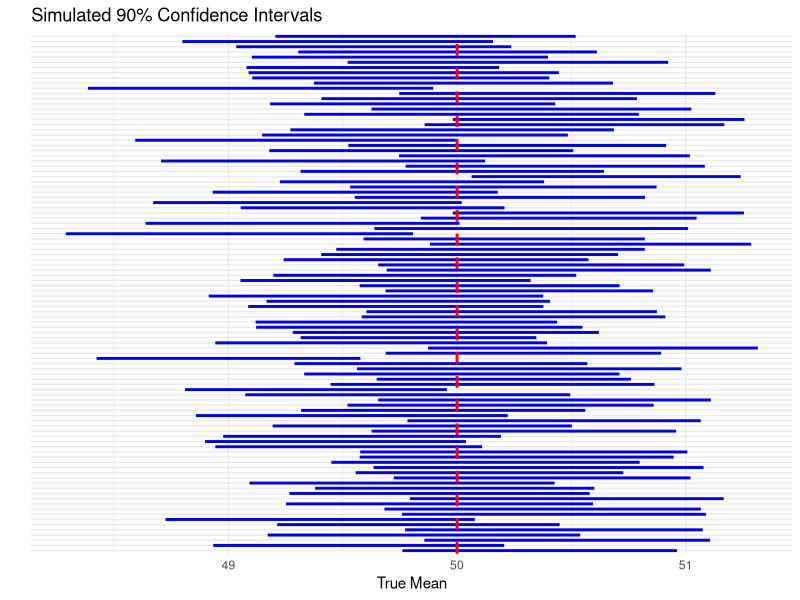

This chart was generated by the following R code:
## ---- chunk 1
knitr::opts_chunk$set(echo = TRUE)
## ---- chunk 2
# Set the parameters
set.seed(123)  # for reproducibility
sample_size <- 100  # sample size
num_simulations <- 1000  # number of simulations
true_mean <- 50  # true population mean
standard_deviation <- 4  # standard deviation

# Function to perform one simulation
perform_simulation <- function() {
  # Generate a random sample from N(mu, sigma^2)
  sample_data <- rnorm(sample_size, true_mean, standard_deviation)
  
  # Calculate the sample mean and standard error
  sample_mean <- mean(sample_data)
  standard_error <- sd(sample_data) / sqrt(sample_size)
  
  # Calculate the 90% confidence interval
  lower_bound <- sample_mean - qnorm(0.95) * standard_error
  upper_bound <- sample_mean + qnorm(0.95) * standard_error
  
  # Check if the true mean is within the confidence interval
  contains_true_mean <- lower_bound <= true_mean && upper_bound >= true_mean
  
  return(contains_true_mean)
}

# Perform multiple simulations
contains_true_mean_count <- sum(replicate(num_simulations, perform_simulation()))

# Calculate the proportion of simulations where the true mean is within the confidence interval
proportion_contains_true_mean <- contains_true_mean_count / num_simulations

# Output the result
cat("Proportion of simulations where the true mean is within the confidence interval:", proportion_contains_true_mean)


## ---- chunk 3
library(ggplot2)

# Set the parameters
set.seed(123)  # for reproducibility
sample_size <- 100  # sample size
num_simulations <- 100  # number of simulations
true_mean <- 50  # true population mean
standard_deviation <- 4  # standard deviation

# Function to perform one simulation
perform_simulation <- function() {
  # Generate a random sample from N(mu, sigma^2)
  sample_data <- rnorm(sample_size, true_mean, standard_deviation)
  
  # Calculate the sample mean and standard error
  sample_mean <- mean(sample_data)
  standard_error <- sd(sample_data) / sqrt(sample_size)
  
  # Calculate the confidence interval
  lower_bound <- sample_mean - qnorm(0.95) * standard_error
  upper_bound <- sample_mean + qnorm(0.95) * standard_error
  
  return(data.frame(lower_bound = lower_bound, upper_bound = upper_bound, true_mean = true_mean))
}

# Perform multiple simulations
simulation_results <- lapply(1:num_simulations, function(x) perform_simulation())

# Convert the results to a data frame
simulation_df <- do.call(rbind, simulation_results)

# Plot the results
ggplot(simulation_df, aes(x = true_mean, y = as.factor(seq_along(true_mean)))) +
  geom_segment(aes(x = lower_bound, xend = upper_bound, y = as.factor(seq_along(true_mean)), yend = as.factor(seq_along(true_mean))), color = "blue", size = 1) +
  geom_vline(xintercept = true_mean, linetype = "dashed", color = "red", size = 1) +
  labs(title = "Simulated 90% Confidence Intervals",
       x = "True Mean",
       y = "") +
  theme_minimal() +
  scale_y_discrete(labels = NULL) +
  coord_cartesian(xlim = c(min(simulation_df$lower_bound), max(simulation_df$upper_bound)))
